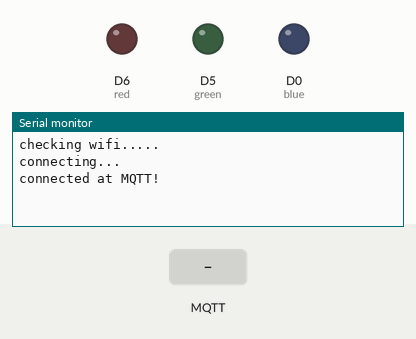
Recording of a sketch running on a simulated ESP8266 (NodeMCU). Shown: output pins drawn as LEDs (lit = HIGH), the last lines printed to the serial monitor. Inputs (shaded band) come from the test bench. WiFi joins after 1.5 s; servers stay silent unless stated; no MQTT or app messages arrive unless stated.

Above: at 3.2 s.
3.3 s: MQTT message "ON" arrives on the first subscribed topic
At 4.4 s:
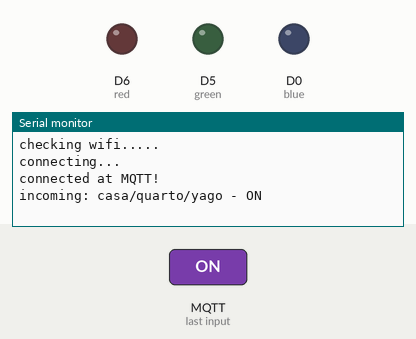
4.8 s: MQTT message "OFF" arrives on the first subscribed topic
At 5.6 s:
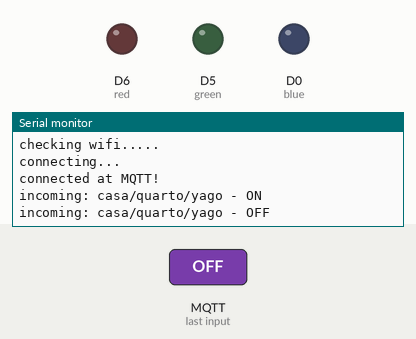
6.3 s: MQTT message "#" arrives on the first subscribed topic
At 6.8 s:
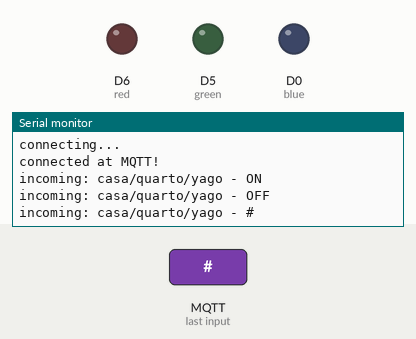

The sketch:

LEDs.ino
```cpp
#include <ESP8266WiFi.h>

#include <MQTT.h>

#define blue D0
#define green D5
#define red D6

const char* ssid = "Faran";

const char* pass = "cerveja123";


WiFiClient net;

MQTTClient client;


unsigned long lastMillis = 0;


void connect() {

  Serial.print("checking wifi...");

  while (WiFi.status() != WL_CONNECTED) {

    Serial.print(".");

    delay(1000);

  }


  Serial.print("\nconnecting...");

  while (!client.connect("Table Backlight")) {

    Serial.print(".");

    delay(1000);

  }


  Serial.println("\nconnected at MQTT!");


  client.subscribe("casa/quarto/yago");

  // client.unsubscribe("/hello");

}


void messageReceived(String &topic, String &payload) {
  static long int  redCode = 0,
                   greenCode = 0,
                   blueCode = 0,
                   scale = 1;
  static bool power = false;

  Serial.println("incoming: " + topic + " - " + payload);

  if (payload[0] == '#'){
    char buf[8];
    for (int i = 0; i < 8; i++){
      buf[i] = payload[i+1];
    }

    char * pEnd;
    redCode = strtoul(buf, &pEnd, 16);
    greenCode = strtoul(pEnd, &pEnd, 16);
    blueCode = strtoul(pEnd, NULL, 16);
    scale = 1;
  }

  else if(payload[0] == 's'){
    char buf[2];
    buf[0] = payload[1];
    buf[1] = payload[2];

    scale = atoi(buf)*0.01;
  }

  else if (payload == "ON"){
    power = true;
  }

  else if (payload == "OFF"){
    power = false;
  }

  if(power){
    analogWrite(red, scale*redCode);
    analogWrite(green, scale*greenCode);
    analogWrite(blue, scale*blueCode);
  }
  else{
    digitalWrite(red, LOW);
    digitalWrite(green, LOW);
    digitalWrite(blue, LOW);
  }

}


void setup() {

  Serial.begin(115200);

  WiFi.begin(ssid, pass);

  pinMode(blue, OUTPUT); // Inicializa os led pins como output (saída)
  pinMode(green, OUTPUT);
  pinMode(red, OUTPUT);

  // Note: Local domain names (e.g. "Computer.local" on OSX) are not supported by Arduino.

  // You need to set the IP address directly.

  client.begin("192.168.0.115",1234, net);

  client.onMessage(messageReceived);


  connect();

}


void loop() {

  client.loop();

  delay(10);  // <- fixes some issues with WiFi stability


  if (!client.connected()) {

    connect();

  }

}
```

Measured:
- after the input at 3.3 s, the serial monitor: prints a new line at once (image 1)
- after the input at 4.8 s, the serial monitor: prints a new line at once (image 2)
- after the input at 6.3 s, the serial monitor: prints a new line at once (image 3)
